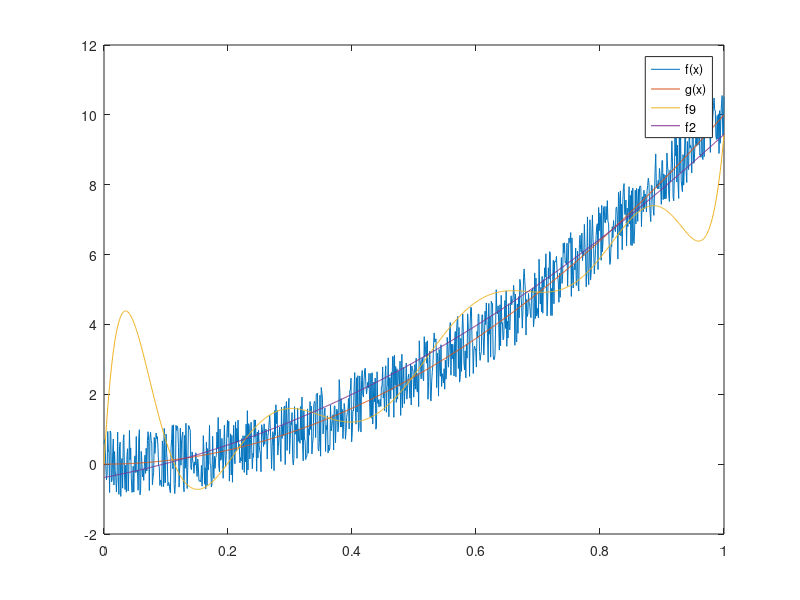

Write the MATLAB code that produced this figure.
clear
close all
clc

a = 0;
b = 1;

g = @(x) 10 * x.^2; % Segnale fisico
f = @(x) g(x) + 2 * rand(size(x)) - 1; % Rilevazione dello strumento

% Punto 1

n = 9;
xNodi = linspace(a, b, n + 1);
x = linspace(a, b, 1e3);

p = polyfit(xNodi, f(xNodi), n);
f9 = polyval(p, x);

p = polyfit(xNodi, f(xNodi), 2);
f2 = polyval(p, x);

plot(x, f(x), x, g(x), x, f9, x, f2)
legend('f(x)', 'g(x)', 'f9', 'f2')

% Punto 2

x = 2;

p = polyfit(xNodi, f(xNodi), n);
f9 = polyval(p, x)

p = polyfit(xNodi, f(xNodi), 2);
f2 = polyval(p, x)

g(x)
f(x)

% Punto 3